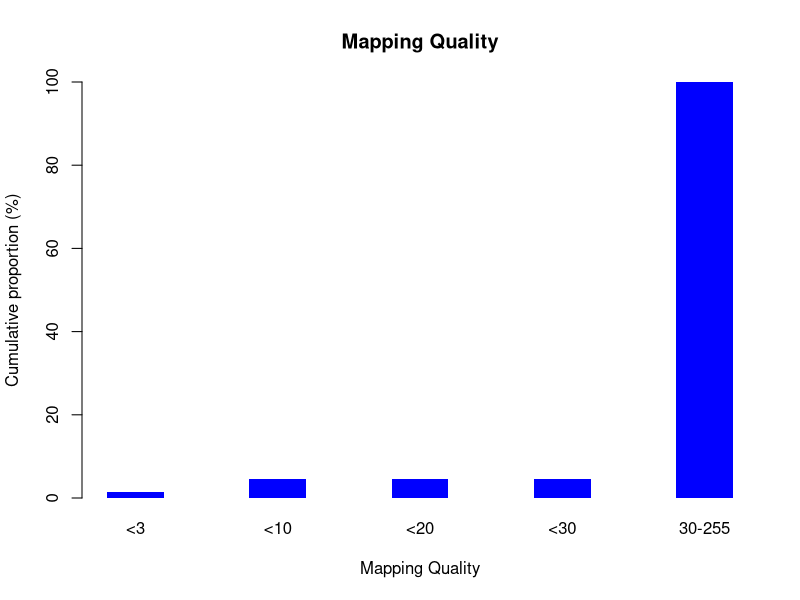

Here is the R script that generated this plot:
png("/rds/user/is460/hpc-work/muscle-rnaseq/ezbamqc/output/figs/srpk3_hom_ttnb_wt_7.mapq_profile.png",width=500,height=500,units="px")
mapq_val=c(0,1,3,255)
mapq_count=c(148502,429380,1118102,36105394)
xname=c("<3","<10","<20","<30","30-255")
freq = rep(0,5)
freq[1] = sum(mapq_count[which(mapq_val<3)])/37801380*100
freq[2] = sum(mapq_count[which(mapq_val<10)])/37801380*100
freq[3] = sum(mapq_count[which(mapq_val<20)])/37801380*100
freq[4] = sum(mapq_count[which(mapq_val<30)])/37801380*100
freq[5] = 100
barplot(freq,beside=T,xlab="Mapping Quality",border="NA",space=1.5,main="Mapping Quality",ylim=c(0,100),ylab="Cumulative proportion (%)",col="blue",names.arg=xname)
dev.state=dev.off()
